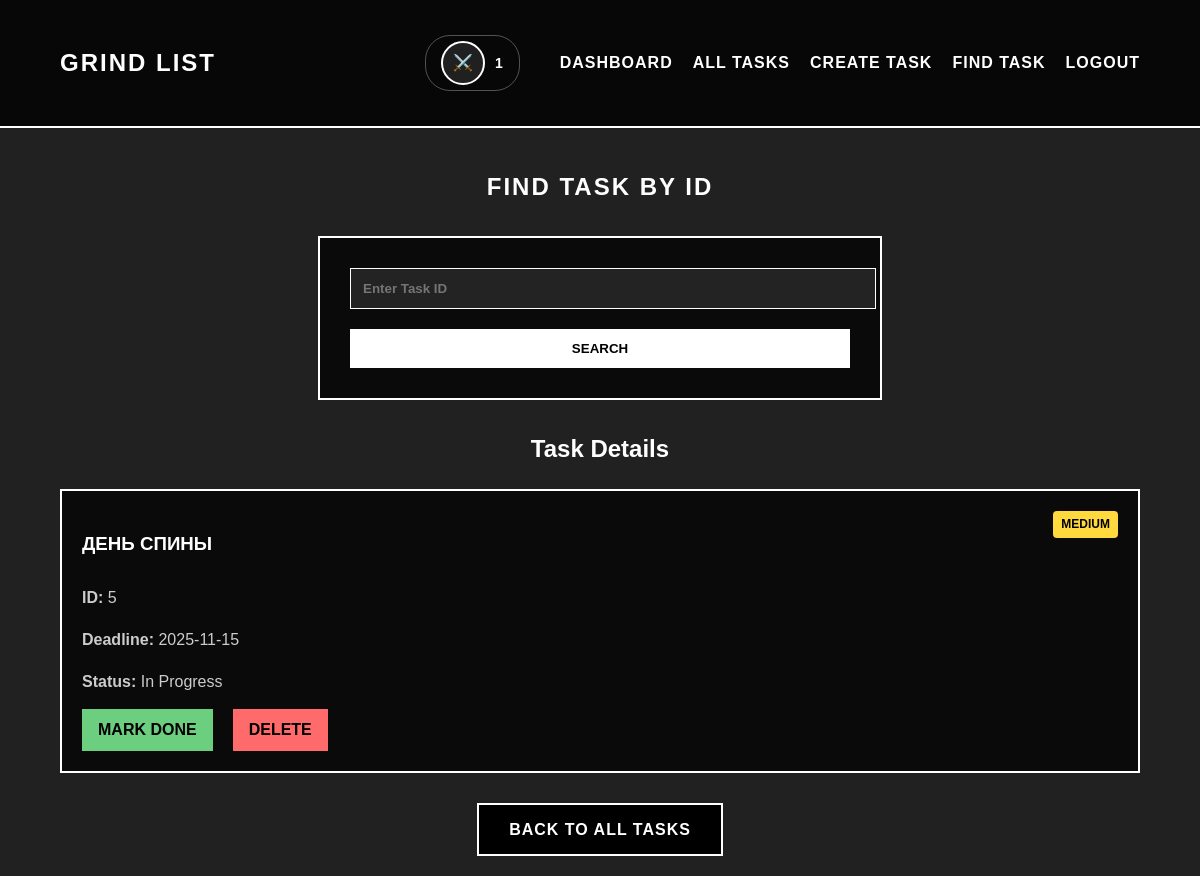
/task/task_by_id?task_id=5 (signed in), run on an earlier commit of the app's database.
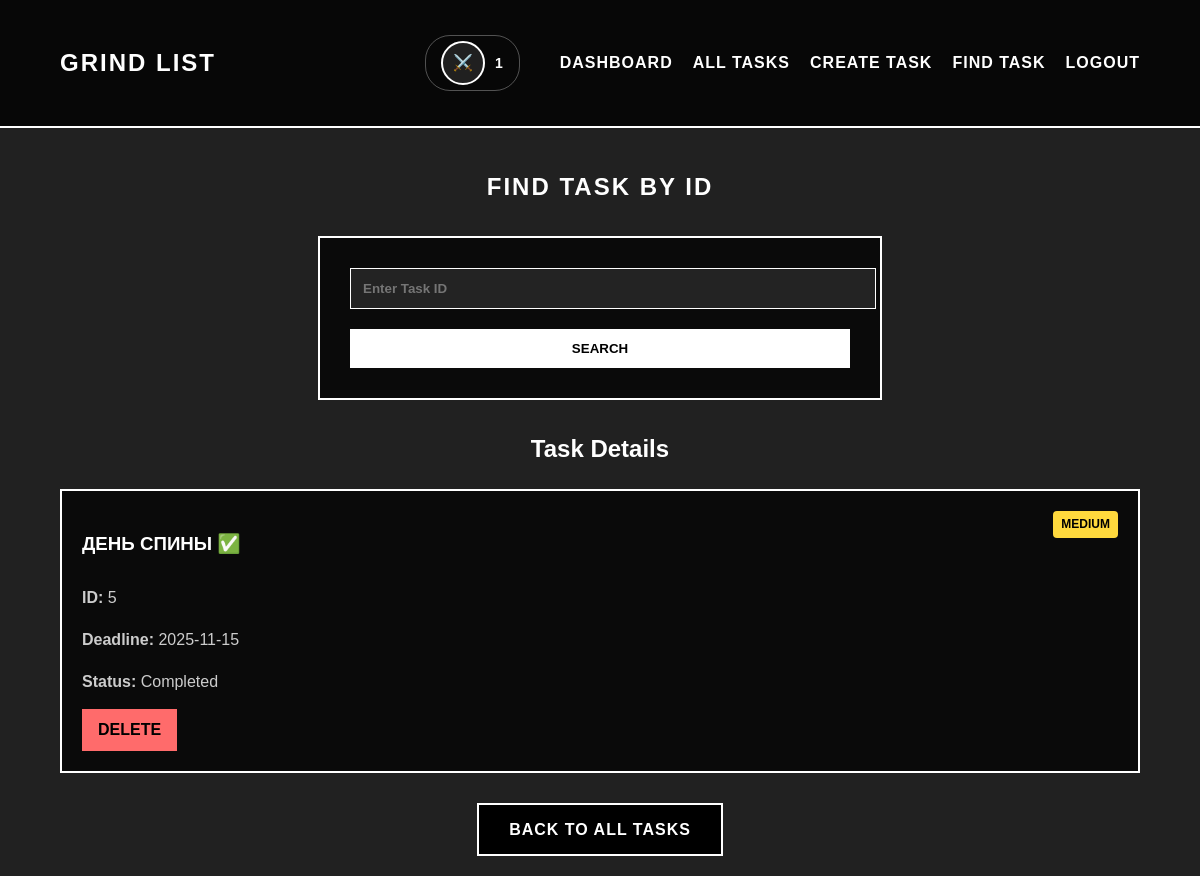
And on a later commit of the database.
### app/models/task.py (models this page shows, shortened)
class Task(db.Model):
    id = db.Column(db.Integer, primary_key=True)
    title = db.Column(db.String(200), nullable=False)
    priority = db.Column(db.String(10), nullable=False)
    deadline = db.Column(db.DateTime, default=datetime.now)
    is_done = db.Column(db.Boolean, default=False)
    user_id = db.Column(db.Integer, db.ForeignKey('user.id'), nullable=False)

### app/routes/task.py (the view)
@task.route('/task_by_id', methods=['GET', 'POST'])
def task_by_id_page():
    if 'user_id' not in session:
        flash('Сначала войдите в систему', 'error')
        return redirect(url_for('main.home'))
    task = None
    if request.method == 'POST':
        task_id = request.form.get('task_id')
        if task_id:
            task = Task.query.filter_by(id=task_id, user_id=session['user_id']).first()
            if not task:
                flash('Task not found', 'error')
    elif request.args.get('task_id'):
        task = Task.query.filter_by(id=request.args.get('task_id'), user_id=session['user_id']).first()
    return render_template('main/task_by_id.html', task=task)

### app/templates/main/task_by_id.html (shortened to what this page needs)
{% extends "main/base_dashboard.html" %}
{% block content %}
<section class="search-task-section">
    <h1 style="color: #fff; text-align: center; text-transform: uppercase; letter-spacing: 2px; margin-bottom: 30px;">
        FIND TASK BY ID
    </h1>
    <form class="search-form" method="POST" action="{{ url_for('task.task_by_id_page') }}">
        <input type="number" name="task_id" placeholder="Enter Task ID" required min="1" value="{{ request.form.task_id if request.form.task_id }}">
        <button type="submit">SEARCH</button>
    </form>
    {% if task %}
        <div class="task-details" style="margin-top: 30px;">
            <h2 style="color: #fff; text-align: center; margin-bottom: 20px;">Task Details</h2>
            <div class="task-card">
                <div style="display: flex; justify-content: space-between; align-items: start;">
                    <h3>{{ task.title }}{% if task.is_done %} ✅{% endif %}</h3>
                    <span class="priority-badge {{ task.priority }}">{{ task.priority.upper() }}</span>
                </div>
                <p><strong>ID:</strong> {{ task.id }}</p>
                <p><strong>Deadline:</strong> {{ task.deadline.strftime('%Y-%m-%d') if task.deadline else 'Not set' }}</p>
                <p><strong>Status:</strong> {% if task.is_done %}Completed{% else %}In Progress{% endif %}</p>
                <div class="task-actions">
                    {% if not task.is_done %}
                        <a href="{{ url_for('task.mark_task_done_page', task_id=task.id) }}" class="task-btn done-btn">Mark Done</a>
                    {% endif %}
                    <a href="{{ url_for('task.delete_task_page', task_id=task.id) }}" class="task-btn delete-btn" onclick="return confirm('Are you sure you want to delete this task?')">Delete</a>
                </div>
            </div>
        </div>
    {% endif %}
    <div style="text-align: center; margin-top: 30px;">
        <a href="{{ url_for('task.tasks_page') }}" class="auth-btn">Back to All Tasks</a>
    </div>
</section>
{% endblock %}

### app/templates/main/base_dashboard.html (shortened to what this page needs)
<!DOCTYPE html>
<html lang="ru">
<head>
    <link rel="stylesheet" href="{{ url_for('static', filename='style.css') }}">
</head>
<body>
    <nav class="navbar">
        <div class="container">
            <a href="{{ url_for('main.dashboard') }}" class="logo">GRIND LIST</a>
            <div class="nav-links">
                <div class="user-info">
                    {% if session.avatar %}
                        <img src="{{ url_for('static', filename=session.avatar) }}" alt="Avatar" class="user-avatar">
                    {% else %}
                        <div class="user-avatar-default">⚔️</div>
                    {% endif %}
                    <span class="username">{{ session.username }}</span>
                </div>
                <a href="{{ url_for('main.dashboard') }}">DASHBOARD</a>
                <a href="{{ url_for('task.tasks_page') }}">ALL TASKS</a>
                <a href="{{ url_for('task.create_task_page') }}">CREATE TASK</a>
                <a href="{{ url_for('task.task_by_id_page') }}">FIND TASK</a>
                <a href="{{ url_for('user.logout') }}">LOGOUT</a>
            </div>
        </div>
    </nav>
    <main class="container">
        {% block content %}{% endblock %}
    </main>
</body>
</html>

### app/static/style.css (style rules this page uses)
body { font-family: 'Arial Black', 'Arial', sans-serif; line-height: 1.6; color: #000; margin: 0; padding: 0; background-color: rgba(0, 0, 0, 0.87); background-size: cover; background-attachment: fixed; min-height: 100vh; }
.container { width: 90%; max-width: 1200px; margin: 0 auto; padding: 20px; }
.navbar { background: rgba(0,0,0,0.8); border-bottom: 2px solid #fff; padding: 15px 0; }
.navbar .container { display: flex; justify-content: space-between; align-items: center; }
.logo { font-size: 24px; font-weight: bold; color: #fff; text-decoration: none; text-transform: uppercase; letter-spacing: 2px; }
.nav-links { display: flex; align-items: center; }
.nav-links a { margin-left: 20px; color: #fff; text-decoration: none; font-weight: bold; text-transform: uppercase; letter-spacing: 1px; position: relative; transition: all 0.3s ease; }
.nav-links a::after { content: ''; position: absolute; width: 0; height: 2px; bottom: -5px; left: 0; background-color: #fff; transition: width 0.3s; }
.user-info { display: flex; align-items: center; margin-right: 20px; padding: 5px 15px; border: 1px solid rgba(255,255,255,0.3); border-radius: 25px; }
.user-avatar, .user-avatar-default { width: 40px; height: 40px; border-radius: 50%; border: 2px solid #fff; margin-right: 10px; display: flex; align-items: center; justify-content: center; font-size: 16px; background: rgba(255,255,255,0.1); background-size: cover; background-position: center; }
.username { color: #fff; font-weight: bold; text-transform: uppercase; letter-spacing: 1px; font-size: 14px; }
.auth-btn { display: inline-block; padding: 12px 30px; margin: 0 10px; background: #000; color: #fff; border: 2px solid #fff; text-decoration: none; text-transform: uppercase; font-weight: bold; letter-spacing: 1px; transition: all 0.3s ease; }
.task-card { background: rgba(0,0,0,0.7); border: 2px solid #fff; padding: 20px; color: #fff; transition: all 0.3s ease; }
.task-card h3 { margin-bottom: 10px; text-transform: uppercase; color: #fff; }
.task-card p { color: #ccc; margin-bottom: 15px; }
.task-btn { background: #fff; color: #000; border: none; padding: 10px 20px; cursor: pointer; font-weight: bold; text-transform: uppercase; transition: all 0.3s; margin-right: 10px; }
.task-form, .search-form { max-width: 500px; margin: 30px auto; background: rgba(0,0,0,0.7); padding: 30px; border: 2px solid #fff; }
.task-form input, .task-form select, .task-form textarea, .search-form input { width: 100%; padding: 12px; margin-bottom: 20px; border: 1px solid #fff; background: rgba(255,255,255,0.1); color: #fff; font-weight: bold; transition: all 0.3s ease; }
.task-form button, .search-form button { width: 100%; padding: 12px; background: #fff; color: #000; border: none; font-weight: bold; text-transform: uppercase; cursor: pointer; transition: all 0.3s; }
.priority-badge { padding: 4px 8px; border-radius: 4px; font-size: 12px; font-weight: bold; text-transform: uppercase; }
.priority-badge.medium { background: #ffd93d; color: #000; }
.task-actions { display: flex; gap: 10px; margin-top: 15px; flex-wrap: wrap; }
.delete-btn { background: #ff6b6b !important; text-decoration: none; padding: 8px 16px; }

What changed in the data, as far as the page shows it:
changed Task "ДЕНЬ СПИНЫ": is_done False → True (drawn)
Also different on the page:
text no longer shown: "In Progress MARK DONE"
text now shown: "✅ Completed"
